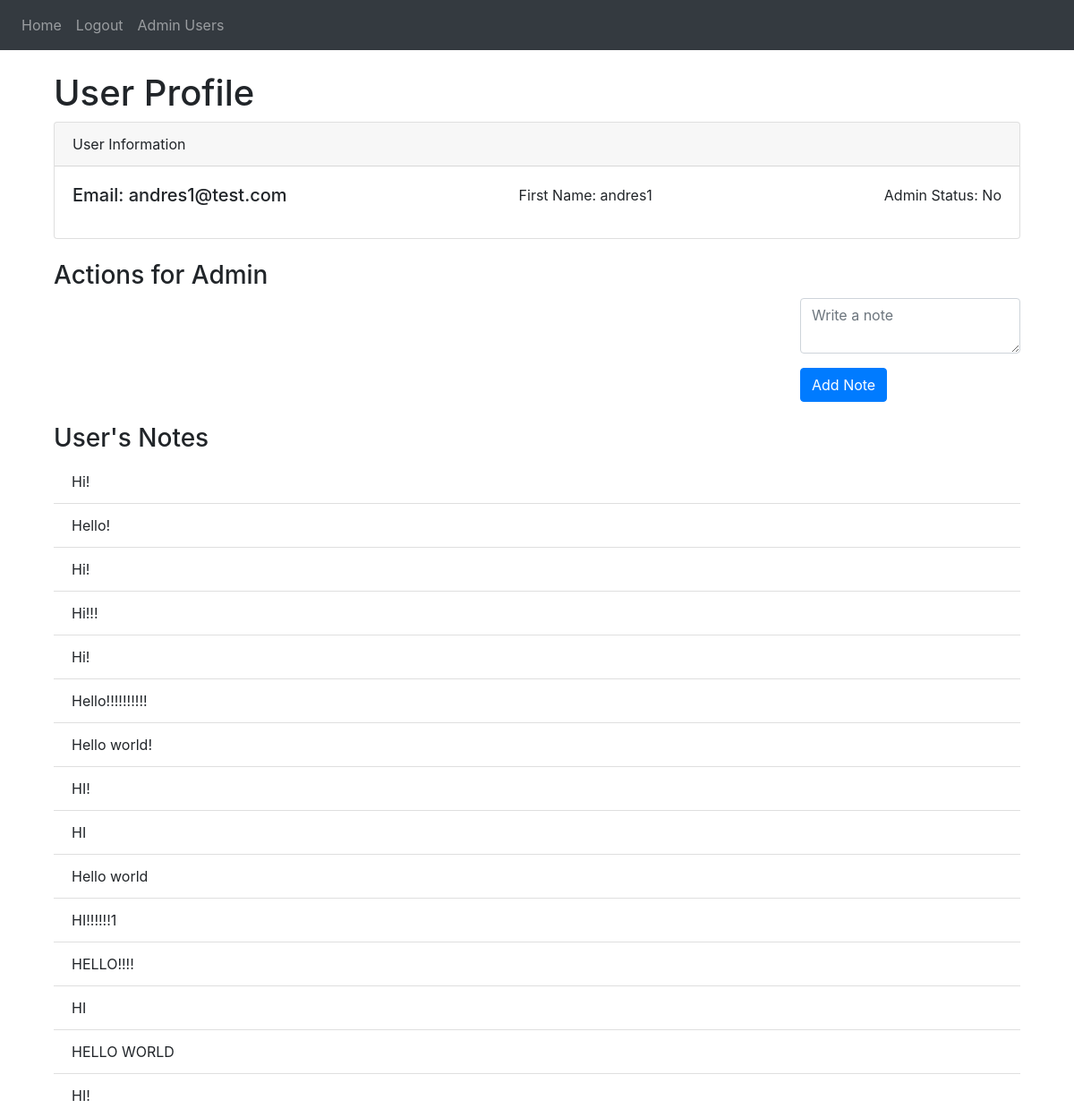
/profile/3 (signed in), run on the app's committed database.
### website/models.py (models this page shows)
class User(db.Model, UserMixin):
    id = db.Column(db.Integer, primary_key=True)
    email = db.Column(db.String(150), unique=True)
    password = db.Column(db.String(150))
    first_name = db.Column(db.String(150))
    is_admin = db.Column(db.Boolean, default=False)
    notes = db.relationship('Note')

class Note(db.Model):
    id = db.Column(db.Integer, primary_key=True)
    data = db.Column(db.String(10000))
    date = db.Column(db.DateTime(timezone=True), default=func.now())
    user_id = db.Column(db.Integer, db.ForeignKey('user.id'))

### website/views.py (the view)
@views.route('/profile/<int:user_id>', methods=['GET'])
@login_required
def user_profile(user_id):
    profile_user = User.query.get(user_id)
    if not profile_user:
        flash('User not found!', category='error')
        return redirect(url_for('views.home'))
    if not current_user.is_admin and current_user.id != profile_user.id:
        flash('Access denied. You are not authorized to view this profile.', category='error')
        return redirect(url_for('views.home'))
    if not current_user.is_admin and current_user.id == profile_user.id:
        return render_template("profile.html", user=current_user, profile_user=profile_user)
    return render_template("profile.html", user=current_user, profile_user=profile_user)

### website/__init__.py (called while the page is built)
def create_app():
    app = Flask(__name__)
    app.config['SECRET_KEY'] = 's3-cr3t-ll4ve¿'
    app.config['SQLALCHEMY_DATABASE_URI'] = f'sqlite:///{DB_NAME}'
    db.init_app(app)
    from .views import views
    from .auth import auth
    app.register_blueprint(views, url_prefix='/')
    app.register_blueprint(auth, url_prefix='/')
    from .models import User, Note
    with app.app_context():
        db.create_all()
    login_manager = LoginManager()
    login_manager.login_view = 'auth.login'
    login_manager.init_app(app)
    @login_manager.user_loader
    def load_user(id):
        return User.query.get(int(id))
    return app

### website/templates/profile.html (shortened to what this page needs)
{% extends "base.html" %} {% block content %}
<!DOCTYPE html>
<html>
  <head>
    <link
      rel="stylesheet"
      href="https://stackpath.bootstrapcdn.com/bootstrap/4.4.1/css/bootstrap.min.css"
    />
  </head>
  <body>
    <div class="container mt-4">
      <h1>User Profile</h1>
      <div class="card">
        <div class="card-header">User Information</div>
        <div class="card-body">
          <h5 class="card-title">Email: {{ profile_user.email }}</h5>
          <p class="card-text">First Name: {{ profile_user.first_name }}</p>
          <p class="card-text">
            Admin Status: {% if profile_user.is_admin %} Yes {% else %} No {%
            endif %}
          </p>
        </div>
      </div>
      {% if current_user.is_admin or current_user.id == profile_user.id %}
      <h3 class="mt-4">Actions for Admin</h3>
      <div class="profile-btn">
        <form
          action="{{ url_for('views.add_note', user_id=profile_user.id) }}"
          method="post"
        >
          <textarea
            name="note"
            id="note"
            class="form-control mb-3"
            placeholder="Write a note"
          ></textarea>
          <button type="submit" class="btn btn-primary">Add Note</button>
        </form>
      </div>
      {% endif %}
      <div class="notes-container">
        <h3 class="mt-4">User's Notes</h3>
        <ul class="list-group list-group-flush" id="notes">
          {% for note in profile_user.notes %}
          <li class="list-group-item">
            <span>{{ note.data }}</span>
          </li>
          {% endfor %}
        </ul>
      </div>
    </div>
  </body>
</html>
{% endblock %}

### website/templates/profile.html (style rules this page uses)
.card-body { display: flex; justify-content: space-between; }
.profile-btn { flex: 0 0 20%; display: flex; align-items: center; justify-content: flex-end; }
.notes-container { margin-top: 20px; }
.notes-container .list-group-item { display: flex; justify-content: space-between; align-items: center; }

### data on the page
User: email "andres1@test.com", first_name "andres1"
Note: data "Hi!"
Note: data "Hello!"
Note: data "Hi!"
Note: data "Hi!!!"
Note: data "Hi!"
Note: data "Hello!!!!!!!!!!"
Note: data "Hello world!"
Note: data "HI!"
Note: data "HI"
Note: data "Hello world"
Note: data "HI!!!!!!1"
Note: data "HELLO!!!!"
Note: data "HI"
Note: data "HELLO WORLD"
Note: data "HI!"
